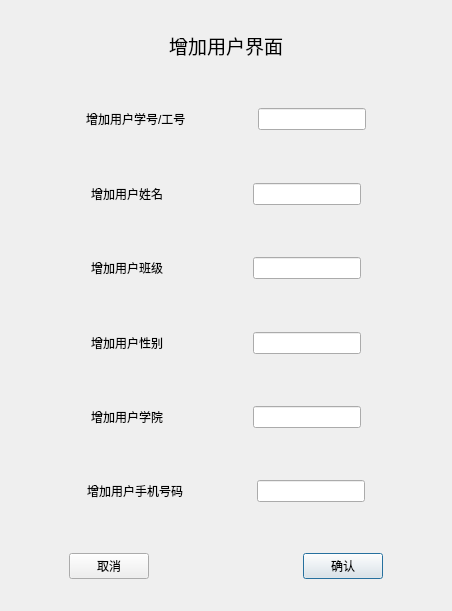
<?xml version="1.0" encoding="UTF-8"?>
<ui version="4.0">
 <class>AddUser</class>
 <widget class="QDialog" name="AddUser">
  <property name="geometry">
   <rect>
    <x>0</x>
    <y>0</y>
    <width>452</width>
    <height>611</height>
   </rect>
  </property>
  <property name="windowTitle">
   <string>增加用户</string>
  </property>
  <layout class="QGridLayout" name="gridLayout_9">
   <item row="0" column="0">
    <widget class="QWidget" name="widget_9" native="true">
     <layout class="QGridLayout" name="gridLayout">
      <item row="0" column="0">
       <spacer name="horizontalSpacer_14">
        <property name="orientation">
         <enum>Qt::Horizontal</enum>
        </property>
        <property name="sizeHint" stdset="0">
         <size>
          <width>40</width>
          <height>20</height>
         </size>
        </property>
       </spacer>
      </item>
      <item row="0" column="1">
       <widget class="QLabel" name="label_9">
        <property name="font">
         <font>
          <pointsize>14</pointsize>
         </font>
        </property>
        <property name="text">
         <string>增加用户界面</string>
        </property>
       </widget>
      </item>
      <item row="0" column="2">
       <spacer name="horizontalSpacer_15">
        <property name="orientation">
         <enum>Qt::Horizontal</enum>
        </property>
        <property name="sizeHint" stdset="0">
         <size>
          <width>40</width>
          <height>20</height>
         </size>
        </property>
       </spacer>
      </item>
     </layout>
    </widget>
   </item>
   <item row="1" column="0">
    <widget class="QWidget" name="widget_6" native="true">
     <layout class="QGridLayout" name="gridLayout_2">
      <item row="0" column="0">
       <spacer name="horizontalSpacer_9">
        <property name="orientation">
         <enum>Qt::Horizontal</enum>
        </property>
        <property name="sizeHint" stdset="0">
         <size>
          <width>40</width>
          <height>20</height>
         </size>
        </property>
       </spacer>
      </item>
      <item row="0" column="1">
       <widget class="QLabel" name="label_6">
        <property name="text">
         <string>增加用户学号/工号</string>
        </property>
       </widget>
      </item>
      <item row="0" column="2">
       <spacer name="horizontalSpacer">
        <property name="orientation">
         <enum>Qt::Horizontal</enum>
        </property>
        <property name="sizeHint" stdset="0">
         <size>
          <width>40</width>
          <height>20</height>
         </size>
        </property>
       </spacer>
      </item>
      <item row="0" column="3">
       <widget class="QLineEdit" name="ID"/>
      </item>
      <item row="0" column="4">
       <spacer name="horizontalSpacer_8">
        <property name="orientation">
         <enum>Qt::Horizontal</enum>
        </property>
        <property name="sizeHint" stdset="0">
         <size>
          <width>40</width>
          <height>20</height>
         </size>
        </property>
       </spacer>
      </item>
     </layout>
    </widget>
   </item>
   <item row="2" column="0">
    <widget class="QWidget" name="widget" native="true">
     <layout class="QGridLayout" name="gridLayout_3">
      <item row="0" column="0">
       <spacer name="horizontalSpacer_10">
        <property name="orientation">
         <enum>Qt::Horizontal</enum>
        </property>
        <property name="sizeHint" stdset="0">
         <size>
          <width>40</width>
          <height>20</height>
         </size>
        </property>
       </spacer>
      </item>
      <item row="0" column="1">
       <widget class="QLabel" name="label">
        <property name="text">
         <string>增加用户姓名    </string>
        </property>
       </widget>
      </item>
      <item row="0" column="2">
       <spacer name="horizontalSpacer_2">
        <property name="orientation">
         <enum>Qt::Horizontal</enum>
        </property>
        <property name="sizeHint" stdset="0">
         <size>
          <width>40</width>
          <height>20</height>
         </size>
        </property>
       </spacer>
      </item>
      <item row="0" column="3">
       <widget class="QLineEdit" name="name"/>
      </item>
      <item row="0" column="4">
       <spacer name="horizontalSpacer_16">
        <property name="orientation">
         <enum>Qt::Horizontal</enum>
        </property>
        <property name="sizeHint" stdset="0">
         <size>
          <width>40</width>
          <height>20</height>
         </size>
        </property>
       </spacer>
      </item>
     </layout>
    </widget>
   </item>
   <item row="3" column="0">
    <widget class="QWidget" name="widget_3" native="true">
     <layout class="QGridLayout" name="gridLayout_8">
      <item row="0" column="0">
       <spacer name="horizontalSpacer_23">
        <property name="orientation">
         <enum>Qt::Horizontal</enum>
        </property>
        <property name="sizeHint" stdset="0">
         <size>
          <width>40</width>
          <height>20</height>
         </size>
        </property>
       </spacer>
      </item>
      <item row="0" column="2">
       <spacer name="horizontalSpacer_24">
        <property name="orientation">
         <enum>Qt::Horizontal</enum>
        </property>
        <property name="sizeHint" stdset="0">
         <size>
          <width>40</width>
          <height>20</height>
         </size>
        </property>
       </spacer>
      </item>
      <item row="0" column="3">
       <widget class="QLineEdit" name="classID"/>
      </item>
      <item row="0" column="4">
       <spacer name="horizontalSpacer_25">
        <property name="orientation">
         <enum>Qt::Horizontal</enum>
        </property>
        <property name="sizeHint" stdset="0">
         <size>
          <width>40</width>
          <height>20</height>
         </size>
        </property>
       </spacer>
      </item>
      <item row="0" column="1">
       <widget class="QLabel" name="label_2">
        <property name="text">
         <string>增加用户班级    </string>
        </property>
       </widget>
      </item>
     </layout>
    </widget>
   </item>
   <item row="4" column="0">
    <widget class="QWidget" name="widget_7" native="true">
     <layout class="QGridLayout" name="gridLayout_4">
      <item row="0" column="3">
       <widget class="QLineEdit" name="gender"/>
      </item>
      <item row="0" column="2">
       <spacer name="horizontalSpacer_3">
        <property name="orientation">
         <enum>Qt::Horizontal</enum>
        </property>
        <property name="sizeHint" stdset="0">
         <size>
          <width>40</width>
          <height>20</height>
         </size>
        </property>
       </spacer>
      </item>
      <item row="0" column="1">
       <widget class="QLabel" name="label_7">
        <property name="text">
         <string>增加用户性别    </string>
        </property>
       </widget>
      </item>
      <item row="0" column="4">
       <spacer name="horizontalSpacer_17">
        <property name="orientation">
         <enum>Qt::Horizontal</enum>
        </property>
        <property name="sizeHint" stdset="0">
         <size>
          <width>40</width>
          <height>20</height>
         </size>
        </property>
       </spacer>
      </item>
      <item row="0" column="0">
       <spacer name="horizontalSpacer_11">
        <property name="orientation">
         <enum>Qt::Horizontal</enum>
        </property>
        <property name="sizeHint" stdset="0">
         <size>
          <width>40</width>
          <height>20</height>
         </size>
        </property>
       </spacer>
      </item>
     </layout>
    </widget>
   </item>
   <item row="5" column="0">
    <widget class="QWidget" name="widget_8" native="true">
     <layout class="QGridLayout" name="gridLayout_5">
      <item row="0" column="0">
       <spacer name="horizontalSpacer_12">
        <property name="orientation">
         <enum>Qt::Horizontal</enum>
        </property>
        <property name="sizeHint" stdset="0">
         <size>
          <width>40</width>
          <height>20</height>
         </size>
        </property>
       </spacer>
      </item>
      <item row="0" column="1">
       <widget class="QLabel" name="label_8">
        <property name="text">
         <string>增加用户学院    </string>
        </property>
       </widget>
      </item>
      <item row="0" column="2">
       <spacer name="horizontalSpacer_4">
        <property name="orientation">
         <enum>Qt::Horizontal</enum>
        </property>
        <property name="sizeHint" stdset="0">
         <size>
          <width>40</width>
          <height>20</height>
         </size>
        </property>
       </spacer>
      </item>
      <item row="0" column="3">
       <widget class="QLineEdit" name="college"/>
      </item>
      <item row="0" column="4">
       <spacer name="horizontalSpacer_18">
        <property name="orientation">
         <enum>Qt::Horizontal</enum>
        </property>
        <property name="sizeHint" stdset="0">
         <size>
          <width>40</width>
          <height>20</height>
         </size>
        </property>
       </spacer>
      </item>
     </layout>
    </widget>
   </item>
   <item row="6" column="0">
    <widget class="QWidget" name="widget_5" native="true">
     <layout class="QGridLayout" name="gridLayout_6">
      <item row="0" column="0">
       <spacer name="horizontalSpacer_13">
        <property name="orientation">
         <enum>Qt::Horizontal</enum>
        </property>
        <property name="sizeHint" stdset="0">
         <size>
          <width>40</width>
          <height>20</height>
         </size>
        </property>
       </spacer>
      </item>
      <item row="0" column="3">
       <widget class="QLineEdit" name="telphoneNum"/>
      </item>
      <item row="0" column="4">
       <spacer name="horizontalSpacer_19">
        <property name="orientation">
         <enum>Qt::Horizontal</enum>
        </property>
        <property name="sizeHint" stdset="0">
         <size>
          <width>40</width>
          <height>20</height>
         </size>
        </property>
       </spacer>
      </item>
      <item row="0" column="2">
       <spacer name="horizontalSpacer_5">
        <property name="orientation">
         <enum>Qt::Horizontal</enum>
        </property>
        <property name="sizeHint" stdset="0">
         <size>
          <width>40</width>
          <height>20</height>
         </size>
        </property>
       </spacer>
      </item>
      <item row="0" column="1">
       <widget class="QLabel" name="label_5">
        <property name="text">
         <string>增加用户手机号码</string>
        </property>
       </widget>
      </item>
     </layout>
    </widget>
   </item>
   <item row="7" column="0">
    <widget class="QWidget" name="widget_2" native="true">
     <layout class="QGridLayout" name="gridLayout_7">
      <item row="0" column="2">
       <spacer name="horizontalSpacer_21">
        <property name="orientation">
         <enum>Qt::Horizontal</enum>
        </property>
        <property name="sizeHint" stdset="0">
         <size>
          <width>40</width>
          <height>20</height>
         </size>
        </property>
       </spacer>
      </item>
      <item row="0" column="6">
       <spacer name="horizontalSpacer_7">
        <property name="orientation">
         <enum>Qt::Horizontal</enum>
        </property>
        <property name="sizeHint" stdset="0">
         <size>
          <width>40</width>
          <height>20</height>
         </size>
        </property>
       </spacer>
      </item>
      <item row="0" column="0">
       <spacer name="horizontalSpacer_6">
        <property name="orientation">
         <enum>Qt::Horizontal</enum>
        </property>
        <property name="sizeHint" stdset="0">
         <size>
          <width>40</width>
          <height>20</height>
         </size>
        </property>
       </spacer>
      </item>
      <item row="0" column="3">
       <spacer name="horizontalSpacer_20">
        <property name="orientation">
         <enum>Qt::Horizontal</enum>
        </property>
        <property name="sizeHint" stdset="0">
         <size>
          <width>40</width>
          <height>20</height>
         </size>
        </property>
       </spacer>
      </item>
      <item row="0" column="5">
       <widget class="QPushButton" name="pushButton_2">
        <property name="text">
         <string>确认</string>
        </property>
       </widget>
      </item>
      <item row="0" column="1">
       <widget class="QPushButton" name="pushButton">
        <property name="text">
         <string>取消</string>
        </property>
       </widget>
      </item>
      <item row="0" column="4">
       <spacer name="horizontalSpacer_22">
        <property name="orientation">
         <enum>Qt::Horizontal</enum>
        </property>
        <property name="sizeHint" stdset="0">
         <size>
          <width>40</width>
          <height>20</height>
         </size>
        </property>
       </spacer>
      </item>
     </layout>
    </widget>
   </item>
  </layout>
 </widget>
 <resources/>
 <connections/>
</ui>
